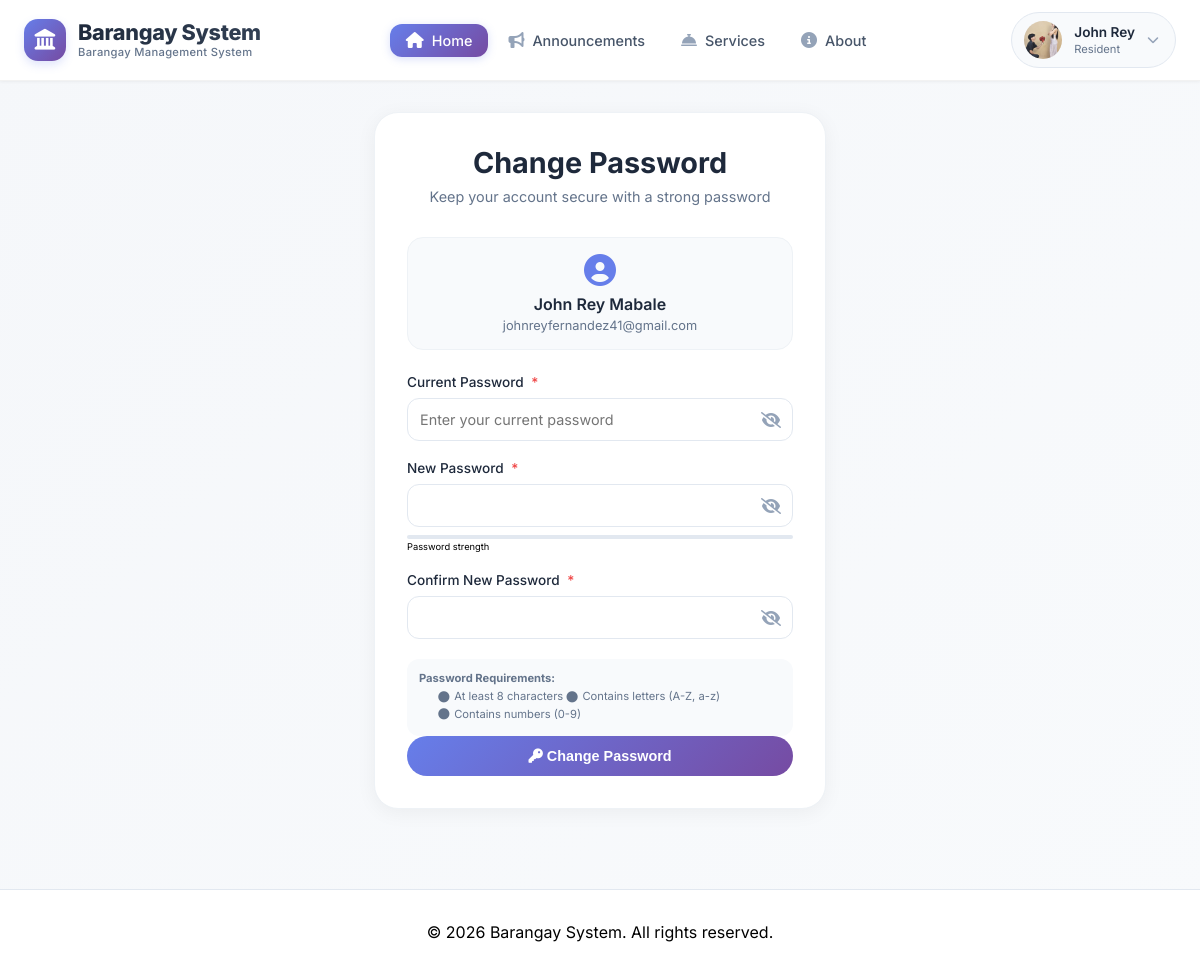
Screenshot of /auth/change_password.php (signed in) with the database file from the repository.
### tables this page shows
CREATE TABLE `users` (
  `id` int(11) NOT NULL,
  `username` varchar(50) NOT NULL,
  `email` varchar(100) NOT NULL,
  `profile_pic` varchar(255) DEFAULT NULL,
  `password` varchar(255) NOT NULL,
  `first_name` varchar(50) DEFAULT NULL,
  `last_name` varchar(50) DEFAULT NULL,
  `address` text DEFAULT NULL,
  `contact_number` varchar(20) DEFAULT NULL,
  `user_type` enum('resident','admin') DEFAULT 'resident',
  `is_online` tinyint(1) DEFAULT 0,
  `last_activity` timestamp NOT NULL DEFAULT current_timestamp() ON UPDATE current_timestamp(),
  `created_at` timestamp NOT NULL DEFAULT current_timestamp(),
  `is_verified` tinyint(1) DEFAULT 0,
  `status` varchar(20) DEFAULT 'active',
  `last_login` datetime DEFAULT NULL,
  `last_login_ip` varchar(45) DEFAULT NULL
);

### auth/change_password.php (the view, shortened to what this page needs)
<?php
$database = new Database();
$db = $database->getConnection();
$user_query = "SELECT id, username, email, first_name, last_name FROM users WHERE id = :user_id";
$user_stmt = $db->prepare($user_query);
$user_stmt->bindParam(':user_id', $_SESSION['user_id']);
$user_stmt->execute();
$user = $user_stmt->fetch(PDO::FETCH_ASSOC);
$success_message = '';
include '../includes/header.php';
?>
<div class="change-password-container">
    <div class="password-card">
        <div class="card-header">
            <h1>Change Password</h1>
            <p>Keep your account secure with a strong password</p>
        </div>
        <div class="user-info">
            <i class="fas fa-user-circle"></i>
            <h3><?php echo htmlspecialchars($user['first_name'] . ' ' . $user['last_name']); ?></h3>
            <p><?php echo htmlspecialchars($user['email']); ?></p>
        </div>
        <?php if ($success_message): ?>
            <div class="alert alert-success">
                <i class="fas fa-check-circle"></i>
                <span><?php echo $success_message; ?></span>
            </div>
            <div class="success-actions">
                <a href="../index.php?page=home" class="btn-secondary">
                    <i class="fas fa-home"></i> Go to Home
                </a>
                <a href="../resident/profile.php" class="btn-secondary">
                    <i class="fas fa-user"></i> My Profile
                </a>
            </div>
        <?php else: ?>
            <form method="POST" action="" id="passwordForm">
                <div class="form-group">
                    <label>Current Password <span class="required">*</span></label>
                    <div class="password-wrapper">
                        <input type="password" id="current_password" name="current_password" required
                               placeholder="Enter your current password">
                        <i class="toggle-password fas fa-eye-slash" onclick="togglePassword('current_password')"></i>
                    </div>
                </div>
                <div class="form-group">
                    <label>New Password <span class="required">*</span></label>
                    <div class="password-wrapper">
                        <input type="password" id="new_password" name="new_password" required>
                        <i class="toggle-password fas fa-eye-slash" onclick="togglePassword('new_password')"></i>
                    </div>
                    <div class="password-strength">
                        <div class="strength-bar">
                        </div>
                        <small id="strengthText">Password strength</small>
                    </div>
                </div>
                <div class="form-group">
                    <label>Confirm New Password <span class="required">*</span></label>
                    <div class="password-wrapper">
                        <input type="password" id="confirm_password" name="confirm_password" required>
                        <i class="toggle-password fas fa-eye-slash" onclick="togglePassword('confirm_password')"></i>
                    </div>
                </div>
                <div class="password-requirements">
                    <strong>Password Requirements:</strong>
                    <ul>
                        <li id="req-length" class="requirement-check">
                            <i class="fas fa-circle"></i> At least 8 characters
                        </li>
                        <li id="req-letter" class="requirement-check">
                            <i class="fas fa-circle"></i> Contains letters (A-Z, a-z)
                        </li>
                        <li id="req-number" class="requirement-check">
                            <i class="fas fa-circle"></i> Contains numbers (0-9)
                        </li>
                    </ul>
                </div>
                <button type="submit" class="btn-change">
                    <i class="fas fa-key"></i> Change Password
                </button>
            </form>
        <?php endif; ?>
    </div>
</div>
<?php include '../includes/footer.php'; ?>

### includes/header.php (shortened to what this page needs)
<?php
$barangay_name = "Barangay System";
$user_data = null;
if (isset($_SESSION['user_id'])) {
    try {
        $database = new Database();
        $db = $database->getConnection();
        $query = "SELECT id, username, first_name, last_name, email, profile_pic FROM users WHERE id = :user_id";
        $stmt = $db->prepare($query);
        $stmt->bindParam(':user_id', $_SESSION['user_id']);
        $stmt->execute();
        $user_data = $stmt->fetch(PDO::FETCH_ASSOC);
    } catch (Exception $e) {
    }
}
$current_page = $_GET['page'] ?? 'home';
?>
<!DOCTYPE html>
<html lang="en">
<head>
    <link rel="stylesheet" href="https://cdnjs.cloudflare.com/ajax/libs/font-awesome/6.4.0/css/all.min.css">
</head>
<body>
<nav class="modern-navbar" id="navbar">
    <div class="nav-container">
        <a href="/testweb/index.php?page=home" class="logo">
            <div class="logo-icon">
                <i class="fas fa-landmark"></i>
            </div>
            <div class="logo-text">
                <span class="logo-name"><?php echo htmlspecialchars($barangay_name); ?></span>
                <span class="logo-badge">Barangay Management System</span>
            </div>
        </a>
        <ul class="nav-links">
            <li><a href="/testweb/index.php?page=home" class="<?php echo $current_page == 'home' ? 'active' : ''; ?>">
                <i class="fas fa-home"></i> <span>Home</span>
            </a></li>
            <li><a href="/testweb/index.php?page=announcements" class="<?php echo $current_page == 'announcements' ? 'active' : ''; ?>">
                <i class="fas fa-bullhorn"></i> <span>Announcements</span>
            </a></li>
            <li><a href="/testweb/index.php?page=services" class="<?php echo $current_page == 'services' ? 'active' : ''; ?>">
                <i class="fas fa-concierge-bell"></i> <span>Services</span>
            </a></li>
            <li><a href="/testweb/index.php?page=about" class="<?php echo $current_page == 'about' ? 'active' : ''; ?>">
                <i class="fas fa-info-circle"></i> <span>About</span>
            </a></li>
        </ul>
        <div class="header-right">
            <?php if (isset($_SESSION['user_id'])): ?>
                <div class="dropdown" id="profileDropdown">
                    <button class="profile-btn" id="profileBtn" type="button" aria-label="Profile menu">
                        <div class="profile-avatar">
                            <?php if (isset($user_data['profile_pic']) && !empty($user_data['profile_pic'])): ?>
                                <img src="/testweb/uploads/profiles/<?php echo htmlspecialchars($user_data['profile_pic']); ?>" alt="Profile">
                            <?php else: ?>
                                <i class="fas fa-user"></i>
                            <?php endif; ?>
                        </div>
                        <div class="profile-info">
                            <div class="profile-name">
                                <?php
                                if (isset($user_data['first_name'])) {
                                    echo htmlspecialchars($user_data['first_name']);
                                } elseif (isset($_SESSION['user_name'])) {
                                    echo htmlspecialchars(explode(' ', $_SESSION['user_name'])[0]);
                                } else {
                                    echo 'Resident';
                                }
                                ?>
                            </div>
                            <div class="profile-role">Resident</div>
                        </div>
                        <i class="fas fa-chevron-down profile-arrow"></i>
                    </button>
                </div>
            <?php endif; ?>
        </div>
    </div>
</nav>

### includes/header.php (style rules this page uses)
* { margin: 0; padding: 0; box-sizing: border-box; }
body { font-family: 'Inter', -apple-system, BlinkMacSystemFont, 'Segoe UI', sans-serif; padding-top: 80px; background: linear-gradient(135deg, #f5f7fa 0%, #f8fafc 100%); min-height: 100vh; display: flex; flex-direction: column; }
.modern-navbar { background: rgba(255, 255, 255, 0.98); backdrop-filter: blur(10px); box-shadow: 0 1px 3px rgba(0, 0, 0, 0.05); position: fixed; top: 0; left: 0; right: 0; width: 100%; z-index: 10000; transition: all 0.3s cubic-bezier(0.4, 0, 0.2, 1); border-bottom: 1px solid rgba(0, 0, 0, 0.05); }
.nav-container { max-width: 1400px; margin: 0 auto; padding: 0 2rem; display: flex; justify-content: space-between; align-items: center; height: 80px; }
.logo { display: flex; align-items: center; gap: 12px; text-decoration: none; flex-shrink: 0; }
.logo-icon { width: 42px; height: 42px; background: linear-gradient(135deg, #667eea 0%, #764ba2 100%); border-radius: 14px; display: flex; align-items: center; justify-content: center; color: white; font-size: 1.3rem; transition: all 0.3s ease; box-shadow: 0 4px 10px rgba(102, 126, 234, 0.2); }
.logo-text { display: flex; flex-direction: column; line-height: 1.2; }
.logo-name { font-size: 1.35rem; font-weight: 800; background: linear-gradient(135deg, #1e293b 0%, #334155 100%); -webkit-background-clip: text; background-clip: text; color: transparent; text-decoration: none; letter-spacing: -0.3px; transition: all 0.3s; }
.logo-badge { font-size: 0.7rem; color: #64748b; font-weight: 500; letter-spacing: 0.3px; }
.nav-links { display: flex; gap: 0.25rem; list-style: none; align-items: center; margin: 0; padding: 0; }
.nav-links li { position: relative; list-style: none; }
.nav-links li a { display: flex; align-items: center; gap: 8px; padding: 0.6rem 1.1rem; color: #475569; text-decoration: none; font-weight: 500; font-size: 0.95rem; border-radius: 12px; transition: all 0.2s ease; cursor: pointer; }
.nav-links li a i { font-size: 1rem; color: #94a3b8; transition: all 0.2s; }
.nav-links li a.active { background: linear-gradient(135deg, #667eea 0%, #764ba2 100%); color: white; box-shadow: 0 2px 8px rgba(102, 126, 234, 0.25); }
.nav-links li a.active i { color: white; }
.profile-btn { display: flex; align-items: center; gap: 12px; padding: 0.5rem 1rem 0.5rem 0.75rem; background: #f8fafc; border: 1px solid #e2e8f0; border-radius: 100px; cursor: pointer; transition: all 0.2s ease; font-family: inherit; }
.profile-avatar { width: 38px; height: 38px; background: linear-gradient(135deg, #667eea 0%, #764ba2 100%); border-radius: 50%; display: flex; align-items: center; justify-content: center; color: white; font-weight: 600; font-size: 0.9rem; overflow: hidden; flex-shrink: 0; }
.profile-avatar img { width: 100%; height: 100%; object-fit: cover; }
.profile-info { text-align: left; }
.profile-name { font-weight: 600; color: #1e293b; font-size: 0.85rem; line-height: 1.3; }
.profile-role { font-size: 0.7rem; color: #64748b; }
.profile-arrow { color: #94a3b8; font-size: 0.75rem; transition: transform 0.2s; }
.dropdown { position: relative; }
.header-right { display: flex; align-items: center; gap: 1rem; }
@media (max-width: 1200px) { .nav-container { padding: 0 1.5rem; } }
@media (max-width: 1200px) { .nav-links li a { padding: 0.5rem 1rem; font-size: 0.9rem; } }
.dropdown-item, .mobile-nav-links li a, .nav-links li a, .btn-login, .btn-register, .logo, .profile-btn { cursor: pointer; -webkit-tap-highlight-color: transparent; }
button, a { touch-action: manipulation; }

### rows the page displays
users: profile_pic (picture), first_name "John Rey", first_name+last_name "John Rey Mabale", email "johnreyfernandez41@gmail.com"
